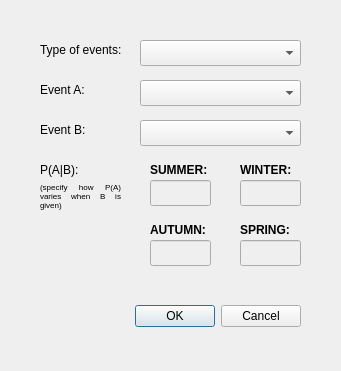
<?xml version="1.0" encoding="UTF-8"?>
<ui version="4.0">
 <class>CitceaProbabilityAnalysisDialogBase</class>
 <widget class="QDialog" name="CitceaProbabilityAnalysisDialogBase">
  <property name="geometry">
   <rect>
    <x>0</x>
    <y>0</y>
    <width>341</width>
    <height>371</height>
   </rect>
  </property>
  <property name="windowTitle">
   <string>CITCEA Probability analysis</string>
  </property>
  <widget class="QDialogButtonBox" name="button_box">
   <property name="geometry">
    <rect>
     <x>-40</x>
     <y>300</y>
     <width>341</width>
     <height>32</height>
    </rect>
   </property>
   <property name="orientation">
    <enum>Qt::Horizontal</enum>
   </property>
   <property name="standardButtons">
    <set>QDialogButtonBox::Cancel|QDialogButtonBox::Ok</set>
   </property>
  </widget>
  <widget class="QLabel" name="label">
   <property name="geometry">
    <rect>
     <x>20</x>
     <y>280</y>
     <width>91</width>
     <height>51</height>
    </rect>
   </property>
   <property name="text">
    <string/>
   </property>
   <property name="textFormat">
    <enum>Qt::AutoText</enum>
   </property>
   <property name="pixmap">
    <pixmap>../../../../../../../../../Desktop/logo_CITCEA.png</pixmap>
   </property>
   <property name="scaledContents">
    <bool>true</bool>
   </property>
  </widget>
  <widget class="QLabel" name="label_2">
   <property name="geometry">
    <rect>
     <x>40</x>
     <y>40</y>
     <width>91</width>
     <height>20</height>
    </rect>
   </property>
   <property name="text">
    <string>Type of events:</string>
   </property>
  </widget>
  <widget class="QLabel" name="label_3">
   <property name="geometry">
    <rect>
     <x>40</x>
     <y>80</y>
     <width>91</width>
     <height>20</height>
    </rect>
   </property>
   <property name="text">
    <string>Event A:</string>
   </property>
  </widget>
  <widget class="QLabel" name="label_4">
   <property name="geometry">
    <rect>
     <x>40</x>
     <y>120</y>
     <width>91</width>
     <height>20</height>
    </rect>
   </property>
   <property name="text">
    <string>Event B:</string>
   </property>
  </widget>
  <widget class="QLabel" name="label_5">
   <property name="geometry">
    <rect>
     <x>40</x>
     <y>160</y>
     <width>91</width>
     <height>20</height>
    </rect>
   </property>
   <property name="text">
    <string>P(A|B):</string>
   </property>
  </widget>
  <widget class="QComboBox" name="comboBox">
   <property name="geometry">
    <rect>
     <x>140</x>
     <y>40</y>
     <width>161</width>
     <height>26</height>
    </rect>
   </property>
  </widget>
  <widget class="QComboBox" name="comboBox_2">
   <property name="geometry">
    <rect>
     <x>140</x>
     <y>80</y>
     <width>161</width>
     <height>26</height>
    </rect>
   </property>
  </widget>
  <widget class="QComboBox" name="comboBox_3">
   <property name="geometry">
    <rect>
     <x>140</x>
     <y>120</y>
     <width>161</width>
     <height>26</height>
    </rect>
   </property>
  </widget>
  <widget class="QLineEdit" name="lineEdit">
   <property name="enabled">
    <bool>false</bool>
   </property>
   <property name="geometry">
    <rect>
     <x>150</x>
     <y>180</y>
     <width>61</width>
     <height>26</height>
    </rect>
   </property>
  </widget>
  <widget class="QLineEdit" name="lineEdit_2">
   <property name="enabled">
    <bool>false</bool>
   </property>
   <property name="geometry">
    <rect>
     <x>240</x>
     <y>180</y>
     <width>61</width>
     <height>26</height>
    </rect>
   </property>
  </widget>
  <widget class="QLineEdit" name="lineEdit_3">
   <property name="enabled">
    <bool>false</bool>
   </property>
   <property name="geometry">
    <rect>
     <x>150</x>
     <y>240</y>
     <width>61</width>
     <height>26</height>
    </rect>
   </property>
  </widget>
  <widget class="QLineEdit" name="lineEdit_4">
   <property name="enabled">
    <bool>false</bool>
   </property>
   <property name="geometry">
    <rect>
     <x>240</x>
     <y>240</y>
     <width>61</width>
     <height>26</height>
    </rect>
   </property>
  </widget>
  <widget class="QLabel" name="label_6">
   <property name="geometry">
    <rect>
     <x>150</x>
     <y>160</y>
     <width>61</width>
     <height>20</height>
    </rect>
   </property>
   <property name="font">
    <font>
     <bold>true</bold>
    </font>
   </property>
   <property name="text">
    <string>SUMMER:</string>
   </property>
  </widget>
  <widget class="QLabel" name="label_7">
   <property name="geometry">
    <rect>
     <x>240</x>
     <y>160</y>
     <width>61</width>
     <height>20</height>
    </rect>
   </property>
   <property name="font">
    <font>
     <bold>true</bold>
    </font>
   </property>
   <property name="text">
    <string>WINTER:</string>
   </property>
  </widget>
  <widget class="QLabel" name="label_8">
   <property name="geometry">
    <rect>
     <x>150</x>
     <y>220</y>
     <width>61</width>
     <height>20</height>
    </rect>
   </property>
   <property name="font">
    <font>
     <bold>true</bold>
    </font>
   </property>
   <property name="text">
    <string>AUTUMN:</string>
   </property>
  </widget>
  <widget class="QLabel" name="label_9">
   <property name="geometry">
    <rect>
     <x>240</x>
     <y>220</y>
     <width>61</width>
     <height>20</height>
    </rect>
   </property>
   <property name="font">
    <font>
     <bold>true</bold>
    </font>
   </property>
   <property name="text">
    <string>SPRING:</string>
   </property>
  </widget>
  <widget class="QLabel" name="label_10">
   <property name="geometry">
    <rect>
     <x>40</x>
     <y>180</y>
     <width>81</width>
     <height>31</height>
    </rect>
   </property>
   <property name="font">
    <font>
     <pointsize>6</pointsize>
    </font>
   </property>
   <property name="text">
    <string>(specify how P(A) varies when B is given)</string>
   </property>
   <property name="alignment">
    <set>Qt::AlignJustify|Qt::AlignVCenter</set>
   </property>
   <property name="wordWrap">
    <bool>true</bool>
   </property>
  </widget>
 </widget>
 <resources/>
 <connections>
  <connection>
   <sender>button_box</sender>
   <signal>accepted()</signal>
   <receiver>CitceaProbabilityAnalysisDialogBase</receiver>
   <slot>accept()</slot>
   <hints>
    <hint type="sourcelabel">
     <x>20</x>
     <y>20</y>
    </hint>
    <hint type="destinationlabel">
     <x>20</x>
     <y>20</y>
    </hint>
   </hints>
  </connection>
  <connection>
   <sender>button_box</sender>
   <signal>rejected()</signal>
   <receiver>CitceaProbabilityAnalysisDialogBase</receiver>
   <slot>reject()</slot>
   <hints>
    <hint type="sourcelabel">
     <x>20</x>
     <y>20</y>
    </hint>
    <hint type="destinationlabel">
     <x>20</x>
     <y>20</y>
    </hint>
   </hints>
  </connection>
 </connections>
</ui>
